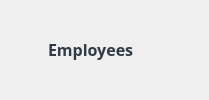
            <widget class="QWidget" name="widget_95" native="true">
             <layout class="QHBoxLayout" name="horizontalLayout_8">
              <property name="spacing">
               <number>0</number>
              </property>
              <property name="leftMargin">
               <number>0</number>
              </property>
              <property name="topMargin">
               <number>0</number>
              </property>
              <property name="rightMargin">
               <number>15</number>
              </property>
              <property name="bottomMargin">
               <number>0</number>
              </property>
              <item>
               <widget class="QWidget" name="widget_96" native="true">
                <layout class="QGridLayout" name="gridLayout_73">
                 <property name="leftMargin">
                  <number>15</number>
                 </property>
                 <property name="topMargin">
                  <number>0</number>
                 </property>
                 <property name="rightMargin">
                  <number>20</number>
                 </property>
                 <property name="bottomMargin">
                  <number>0</number>
                 </property>
                 <item row="0" column="3">
                  <spacer name="horizontalSpacer_41">
                   <property name="orientation">
                    <enum>Qt::Horizontal</enum>
                   </property>
                   <property name="sizeHint" stdset="0">
                    <size>
                     <width>40</width>
                     <height>20</height>
                    </size>
                   </property>
                  </spacer>
                 </item>
                 <item row="0" column="1">
                  <widget class="QLabel" name="label_86">
                   <property name="minimumSize">
                    <size>
                     <width>27</width>
                     <height>27</height>
                    </size>
                   </property>
                   <property name="maximumSize">
                    <size>
                     <width>27</width>
                     <height>27</height>
                    </size>
                   </property>
                   <property name="text">
                    <string/>
                   </property>
                   <property name="pixmap">
                    <pixmap>user.svg</pixmap>
                   </property>
                   <property name="scaledContents">
                    <bool>true</bool>
                   </property>
                  </widget>
                 </item>
                 <item row="0" column="2">
                  <widget class="QLabel" name="label_87">
                   <property name="font">
                    <font>
                     <family>Century Gothic</family>
                     <pointsize>12</pointsize>
                     <weight>75</weight>
                     <bold>true</bold>
                    </font>
                   </property>
                   <property name="styleSheet">
                    <string notr="true">color: rgb(49, 58, 70);</string>
                   </property>
                   <property name="text">
                    <string>Employees</string>
                   </property>
                  </widget>
                 </item>
                </layout>
               </widget>
              </item>
             </layout>
            </widget>
